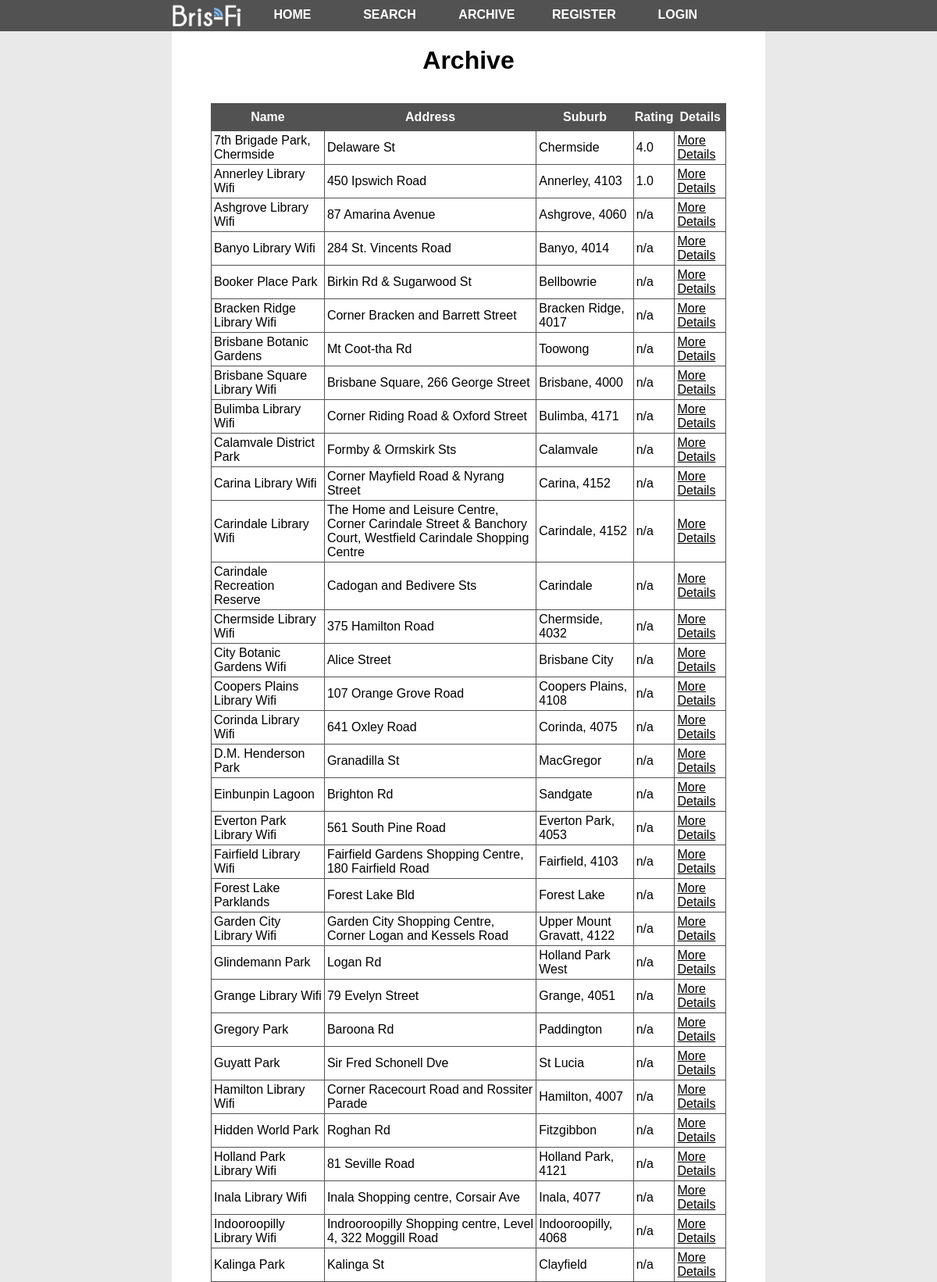
The app's page /archiveworking.php (upper part) with its own data.
### tables this page shows
CREATE TABLE `hotspots` (
  `HotspotName` varchar(256) DEFAULT NULL,
  `Address` varchar(256) DEFAULT NULL,
  `Suburb` varchar(256) DEFAULT NULL,
  `Latitude` float(18,10) DEFAULT NULL,
  `Longitude` float(18,10) DEFAULT NULL,
  `HotspotID` int(11) NOT NULL AUTO_INCREMENT,
  PRIMARY KEY (`HotspotID`)
);

### archiveworking.php (the view, shortened to what this page needs)
<html>
<head>
	<link rel="stylesheet" type="text/css" href="style.css">
</head>
<body>
	<?php include 'menu.php'; ?>
	<div id="content">
		<h1>Archive</h1>
		<br><br>
		<?php
			$pdo = new PDO('mysql:host=mysql.ahtomsk.com;dbname=brisfi', 'brisfi_user', 'test1234');
			$pdo->setAttribute(PDO::ATTR_ERRMODE, PDO::ERRMODE_EXCEPTION);
			try	{
				$result = $pdo->prepare('SELECT HotspotID, HotspotName, Address, Suburb '.
				 'FROM hotspots ');
				 $result->execute();
			}
			catch (PDOException $e) {
				echo $e->getMessage();
			}
			echo '<table id="archivetable" border="1">';
			echo '<th>Name</th>';
			echo '<th>Address</th>';
			echo '<th>Suburb</th>';
			echo '<th>Rating</th>';
			echo '<th>Details</th>';
			foreach ($result as $hotspot) {
				echo '<tr>';
				echo '<td>',$hotspot['HotspotName'],'</td>';
				echo '<td>',$hotspot['Address'],'</td>';
				echo '<td>',$hotspot['Suburb'],'</td>';
				try	{
					$hotspotid = $hotspot['HotspotID'];
					$ratingavg = $pdo->prepare("SELECT AVG(rating) AS avgrating FROM reviews WHERE HotspotID = $hotspotid");
					$ratingavg->execute();
				}
				catch (PDOException $e) {
					echo $e->getMessage();
				}
				foreach ($ratingavg as $rating) {
				}
				if ($rating['avgrating'] == null) {
					echo '<td>n/a</td>';
				} else {
					echo '<td>',number_format((float)$rating['avgrating'], 1, '.', ''),'</td>';
				}
				echo '<td><a href="item.php?hotspotid=', $hotspot['HotspotID'],'">More Details</a></td>';
				echo '</tr>';
			}
			echo '</table>';
		?>
	</div>
</body>
</html>

### style.css (style rules this page uses)
body { background-color: #E9E9E9; font-family:Arial,Helvetica,sans-serif; }
#content { background-color:#FFFFFF; width:660px; margin-left: auto; margin-right: auto; padding-top: 30px; padding-right: 50px; padding-bottom: 25px; padding-left: 50px; }
h1 { color:black; text-align:center; margin-bottom:0; font-family:Arial,Helvetica,sans-serif; font-size:2em; }
a:link, a:visited { color: #000000; }
table, th, td { border: 1px solid #525252; }
table { border-collapse: collapse; width: 100%; }
th { height: 35px; color: #FFFFFF; background-color: #525252; }
tr { height: 30px; background-color: #FFFFFF; }
td { padding: 3px; }

### records on screen
hotspots: HotspotName "7th Brigade Park, Chermside", Address "Delaware St", Suburb "Chermside", avgrating "4.0"
hotspots: HotspotName "Annerley Library Wifi", Address "450 Ipswich Road", Suburb "Annerley, 4103", avgrating "1.0"
hotspots: HotspotName "Ashgrove Library Wifi", Address "87 Amarina Avenue", Suburb "Ashgrove, 4060", shows "n/a"
hotspots: HotspotName "Banyo Library Wifi", Address "284 St. Vincents Road", Suburb "Banyo, 4014", shows "n/a"
hotspots: HotspotName "Booker Place Park", Address "Birkin Rd & Sugarwood St", Suburb "Bellbowrie", shows "n/a"
hotspots: HotspotName "Bracken Ridge Library Wifi", Address "Corner Bracken and Barrett Street", Suburb "Bracken Ridge, 4017", shows "n/a"
hotspots: HotspotName "Brisbane Botanic Gardens", Address "Mt Coot-tha Rd", Suburb "Toowong", shows "n/a"
hotspots: HotspotName "Brisbane Square Library Wifi", Address "Brisbane Square, 266 George Street", Suburb "Brisbane, 4000", shows "n/a"
hotspots: HotspotName "Bulimba Library Wifi", Address "Corner Riding Road & Oxford Street", Suburb "Bulimba, 4171", shows "n/a"
hotspots: HotspotName "Calamvale District Park", Address "Formby & Ormskirk Sts", Suburb "Calamvale", shows "n/a"
hotspots: HotspotName "Carina Library Wifi", Address "Corner Mayfield Road & Nyrang Street", Suburb "Carina, 4152", shows "n/a"
hotspots: HotspotName "Carindale Library Wifi", Address "The Home and Leisure Centre, Corner Carindale Street & Banchory Court, Westfield Carindale Shopping Centre", Suburb "Carindale, 4152", shows "n/a"
hotspots: HotspotName "Carindale Recreation Reserve", Address "Cadogan and Bedivere Sts", Suburb "Carindale", shows "n/a"
hotspots: HotspotName "Chermside Library Wifi", Address "375 Hamilton Road", Suburb "Chermside, 4032", shows "n/a"
hotspots: HotspotName "City Botanic Gardens Wifi", Address "Alice Street", Suburb "Brisbane City", shows "n/a"
hotspots: HotspotName "Coopers Plains Library Wifi", Address "107 Orange Grove Road", Suburb "Coopers Plains, 4108", shows "n/a"
hotspots: HotspotName "Corinda Library Wifi", Address "641 Oxley Road", Suburb "Corinda, 4075", shows "n/a"
hotspots: HotspotName "D.M. Henderson Park", Address "Granadilla St", Suburb "MacGregor", shows "n/a"
hotspots: HotspotName "Einbunpin Lagoon", Address "Brighton Rd", Suburb "Sandgate", shows "n/a"
hotspots: HotspotName "Everton Park Library Wifi", Address "561 South Pine Road", Suburb "Everton Park, 4053", shows "n/a"
hotspots: HotspotName "Fairfield Library Wifi", Address "Fairfield Gardens Shopping Centre, 180 Fairfield Road", Suburb "Fairfield, 4103", shows "n/a"
hotspots: HotspotName "Forest Lake Parklands", Address "Forest Lake Bld", Suburb "Forest Lake", shows "n/a"
hotspots: HotspotName "Garden City Library Wifi", Address "Garden City Shopping Centre, Corner Logan and Kessels Road", Suburb "Upper Mount Gravatt, 4122", shows "n/a"
hotspots: HotspotName "Glindemann Park", Address "Logan Rd", Suburb "Holland Park West", shows "n/a"
hotspots: HotspotName "Grange Library Wifi", Address "79 Evelyn Street", Suburb "Grange, 4051", shows "n/a"
hotspots: HotspotName "Gregory Park", Address "Baroona Rd", Suburb "Paddington", shows "n/a"
hotspots: HotspotName "Guyatt Park", Address "Sir Fred Schonell Dve", Suburb "St Lucia", shows "n/a"
hotspots: HotspotName "Hamilton Library Wifi", Address "Corner Racecourt Road and Rossiter Parade", Suburb "Hamilton, 4007", shows "n/a"
hotspots: HotspotName "Hidden World Park", Address "Roghan Rd", Suburb "Fitzgibbon", shows "n/a"
hotspots: HotspotName "Holland Park Library Wifi", Address "81 Seville Road", Suburb "Holland Park, 4121", shows "n/a"
hotspots: HotspotName "Inala Library Wifi", Address "Inala Shopping centre, Corsair Ave", Suburb "Inala, 4077", shows "n/a"
hotspots: HotspotName "Indooroopilly Library Wifi", Address "Indrooroopilly Shopping centre, Level 4, 322 Moggill Road", Suburb "Indooroopilly, 4068", shows "n/a"
hotspots: HotspotName "Kalinga Park", Address "Kalinga St", Suburb "Clayfield", shows "n/a"
